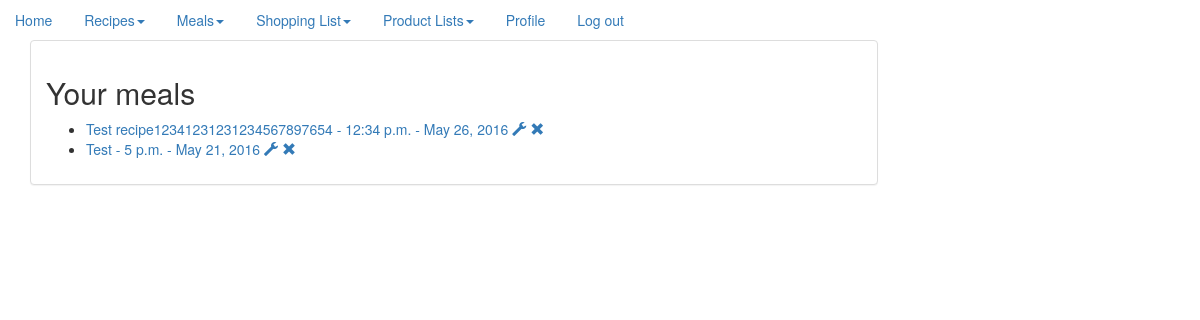
The app's page /meals/ (signed in), older data.
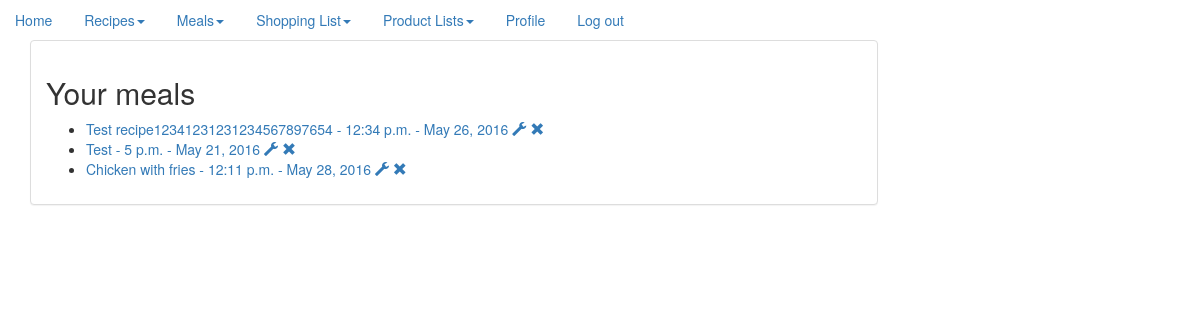
The same page, newer data.
### recipe/models.py (models this page shows, shortened)
class Meal(models.Model):
    name = models.ForeignKey(Recipe)
    user = models.ForeignKey(User, on_delete=models.CASCADE)
    date = models.DateField(default=datetime.date.today)
    yields = models.IntegerField()
    time = models.TimeField()
    event = models.CharField(max_length=1024, blank=True)
    def __str__(self):
        return self.name.name

class Recipe(models.Model):
    name = models.CharField(max_length=200)
    user = models.ForeignKey(User, on_delete=models.CASCADE)
    ingredients = models.ManyToManyField(Ingredient)
    description = models.CharField(max_length=100, blank=True)
    recipe_steps = models.CharField(max_length=1000)
    yields = models.IntegerField()
    date = models.DateField(default=datetime.date.today)
    global_access = models.BooleanField(default=True)
    card = models.CharField(max_length=1024, blank=True)
    class Meta:
        ordering = ["-name"]

### website/views.py (the view)
# urls.py: url(r'^meals/', ShowAllMeals.as_view()),
class ShowAllMeals(LoginRequiredMixin, ListView):
    context_object_name = 'meal'
    queryset = Meal.objects.all()
    def get_context_data(self, **kwargs):
        queryset = Meal.objects.filter(user=self.request.user)
        context = {
            'paginator': None,
            'page_obj': None,
            'is_paginated': False,
            'object_list': queryset,
        }
        context.update(kwargs)
        return context

### templates/recipe/meal_list.html
{% extends "base.html" %}
{% block content %}
    <h2>Your meals</h2>
    <ul>
        {% for recipe in object_list %}
            <li><a href="/meal/{{ recipe.id }}">{{ recipe }} - {{ recipe.time }} - {{ recipe.date }}</a>
                <a href="/edit_meal/{{ recipe.id }}"><span class="glyphicon glyphicon glyphicon-wrench"
                                                           aria-hidden="true"></span></a>
                <a href="/delete_meal/{{ recipe.id }}"><span class="glyphicon glyphicon glyphicon-remove"
                                                             aria-hidden="true"></span></a>
            </li>
        {% endfor %}
    </ul>
{% endblock %}

Row changes from the older to the newer data that the page shows:
added Meal: name.name "Chicken with fries", time "12:11 p.m.", date "May 28, 2016"
